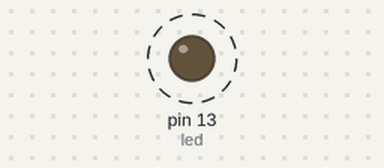
A sketch run on a simulated Arduino Uno, built with avr-gcc and run on an emulated ATmega328P. Shown: output pins drawn as LEDs (lit = HIGH). Dashed ring = blinking. What the sketch prints to the serial monitor is not drawn.

Above: at 0.4 s.
Timing chart, 0 to 4.4 s (numbered marks = the images above):
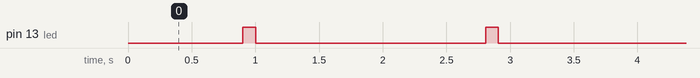

Measured:
- by itself, pin 13 (led): alternates HIGH for 0.10 s and LOW for 1.8 s

The sketch:

ESCOVADOR_DE_08_BITS_01_ino.ino
```cpp
/*
Desenvolvido por Alexandre Aravecchia
aravecchia@gmail.com
www.aravecchia.weebly.com
*/

#include <Arduino.h>

int x=1;
// Escova um bit de 1 a 10000000 e de novo ate 1 usando bitwise, piscando o LED 13 a cada escovada
// Compile no Arduino normalmente como se fosse um Blink,
// e aperte Ctrl Shift M para ver a saida na serial.
// Observe o bit se deslocando.
// Mude a variavel t para alterar a velocidade.

//tiodocomputador@gmail.com

int led = 13;
int t = 100;

void setup()
{
  Serial.begin(9600);
  pinMode(led, OUTPUT);
}

void loop()
{
  digitalWrite(led, LOW);
  delay(t);
  for (int x=1; x<256; x=x<<1)
  {
    Serial.print("x = " );
    Serial.println(x, BIN);
    delay(t);
  }
  digitalWrite(led, HIGH);
  delay(t);
    digitalWrite(led, LOW);
  for (int x=256; x>0; x=x>>1)
  {
    Serial.print("x = " );
    Serial.println(x, BIN);
    delay(t);
  }
}
```
